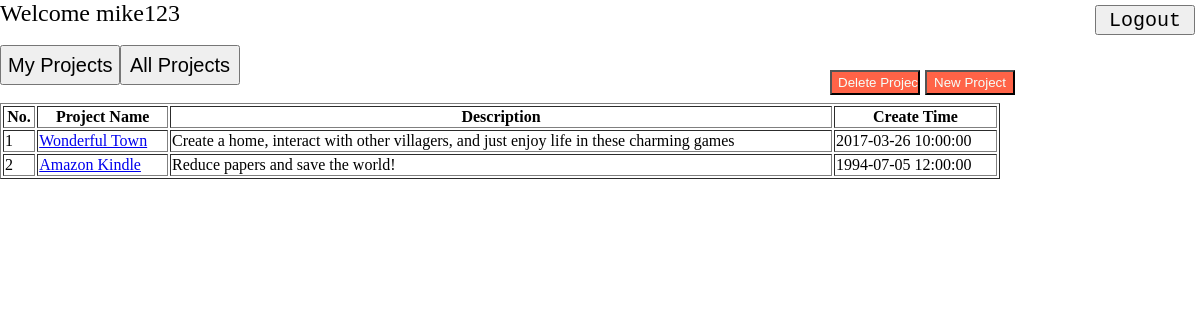
The app's page /index.php (signed in) with its own data.
### tables this page shows
CREATE TABLE project (
  pid int NOT NULL AUTO_INCREMENT,
  pname varchar(1000) DEFAULT NULL,
  pdescription text DEFAULT NULL,
  pcreatTime datetime NOT NULL,
  workflow_start int NOT NULL,
  workflow_end int NOT NULL,
  PRIMARY KEY (pid),
  KEY workflow_start (workflow_start),
  KEY workflow_end (workflow_end),
  CONSTRAINT project_ibfk_1 FOREIGN KEY (workflow_start) REFERENCES status (sid) ON DELETE CASCADE ON UPDATE CASCADE,  
  CONSTRAINT project_ibfk_2 FOREIGN KEY (workflow_end) REFERENCES status (sid) ON DELETE CASCADE ON UPDATE CASCADE
);

### index.php (the view, shortened to what this page needs)
<?php
	include("include.php");
	function showTable($name){
		global $mysqli;
		echo "<font size=4>";
		echo '<table width="1000" border="1">';
  		echo '<tr><th>No.</th><th>Project Name</th><th>Description</th><th>Create Time</th></tr>';
		if($name == "all") {
  			$result = $mysqli->query("select pid, pname, pdescription, pcreatTime from project");
  		}
  		else{
  			$result = $mysqli->query("select p.pid, p.pname, p.pdescription, p.pcreatTime from user u left outer join lead l on u.uid = l.adminid left outer join project p on l.pid = p.pid where u.username = '$name' ");
  		}
		$i = 1;
		while ($row = $result->fetch_row()){
			if($row[0] != ""){
				echo '<tr>';
				echo '<td>'.$i.'</td>';
				echo '<td><a href=issue.php?pid='.$row[0].'>'.$row[1].'</a></td>';
				echo '<td>'.$row[2].'</td>';
				echo '<td>'.$row[3].'</td>';
				$i++;
			}
		}
  		echo '</table>';
  		echo "</font>";
	}
	if(!isset($_SESSION["username"])) {
		if(isset($_SESSION["signup"]) && $_SESSION["signup"] == "success") {
            unset($_SESSION['signup']);
            echo '<body>';
            echo '<div style="text-align:center;background-color:#f1f1f1;font-family:monospace;height:100%;">';
            echo '<font color="black" size=20>';
			echo "Sign up success.<br>";
			echo 'Click <a href="index.php">here</a> to Login again.';
            echo '</font>';
            echo '</div>';
            echo '</body>';
		}
		else {
            if(isset($_SESSION["login"]) && $_SESSION["login"] == "fail"){
                unset($_SESSION['login']);
                echo '<script language="javascript">';
                echo 'alert("Your email or password is incorrect, please try again.")';
                echo '</script>';
            }
            else if(isset($_SESSION["signup"]) && $_SESSION["signup"] == "fail"){
                unset($_SESSION['signup']);
                if(isset($_SESSION["check_email"]) && $_SESSION["check_email"] == "fail"){
                    unset($_SESSION['check_email']);
                    echo '<script language="javascript">';
                    echo 'alert("Please enter a valid email!")';
                    echo '</script>';
                }
                if(isset($_SESSION["check_repwd"]) && $_SESSION["check_repwd"] == "fail"){
                    unset($_SESSION['check_repwd']);
                    echo '<script language="javascript">';
                    echo 'alert("The passwords you entered do not match.")';
                    echo '</script>';
                }
                if(isset($_SESSION["check_pwd"]) && $_SESSION["check_pwd"] == "fail"){
                    unset($_SESSION['check_pwd']);
                    echo '<script language="javascript">';
                    echo 'alert("Use 6 or more characters for your password!")';
                    echo '</script>';
                }
                if(isset($_SESSION["exist_email"]) && $_SESSION["exist_email"] == "fail"){
                    unset($_SESSION['exist_email']);
                    echo '<script language="javascript">';
                    echo 'alert("That email already exists.")';
                    echo '</script>';
                }
                if(isset($_SESSION["exist_username"]) && $_SESSION["exist_username"] == "fail"){
                    unset($_SESSION['exist_username']);
                    echo '<script language="javascript">';
                    echo 'alert("That username already exists.")';
                    echo '</script>';
                }
            }
            echo '<body>';
            echo '<div style="text-align:left;background-color:rgb(0, 0, 255, 0.7);font-family:monospace;padding:30px;">';
            echo '<table align="right">';
			echo '<font color="white" size=20>DB-project</font>';
            echo '<form method="post" action="login.php">';
            echo '<tr><td><font color="white" size=5>Email:</font></td> <td><font color="white" size=5>Password:</font></td></tr>';
            echo '<tr><td><input type="text" name="email" size="40" required="required"/></td>';
            echo '<td><input type="password" name="password" size="40" required="required"/></td>';
            echo '<td><input type="submit" name="login" value="Login" id="btn_login"/></td></tr>';
            echo '</form>';
            echo '</table>';
            echo '</div>';
            echo '<div style="text-align:center;background-color:#f1f1f1;font-family:monospace;height:100%;">';
            echo '<table align="center" id="sign_up">';
            echo '<tr><td><font color="black" size=20>Sign Up</font></td></tr>';
            echo '<form method="post" action="register.php">';
            echo '<tr><td><font color="black" size=5>Email:</font></td><td><input type="text" name="email" size="40" required="required"/></td></tr>';
            echo '<tr><td><font color="black" size=5>Username:</font></td><td><input type="text" name="username" size="40" required="required"/></td></tr>';
            echo '<tr><td><font color="black" size=5>Password:</font></td><td><input type="password" name="password" placeholder="Use 6 or more characters" size="40" required="required"/></td></tr>';
            echo '<tr><td><font color="black" size=5>Confirm Password:</font></td><td><input type="password" name="repassword" placeholder="Use 6 or more characters" size="40" required="required"/></td></tr>';
            echo '<tr><td><input type="submit" name="signup" value="Register" id="btn_signup"/></td></tr>';
            echo '</form>';
            echo '</table>';
            echo '</div>';
            echo '</body>';
		}
	}
	else {
  		echo '<input type="button" value="Logout" onclick="location.href=\'logout.php\'" style="position:absolute;right:5px;top:5px;width:100px;height:30px;font-size:20px;font-family:monospace;" >';
		$uid = htmlspecialchars($_SESSION["uid"], ENT_QUOTES);
		$username = htmlspecialchars($_SESSION["username"], ENT_QUOTES);
        echo '<font size=5>Welcome '.$username.'</font><br><br>';
        echo "<font size=4>";
        echo '<form method="POST">';
        echo '<input type="submit" value="My Projects" name="mypro" style="width:120px;height:40px;font-size:20px;">';
        echo '<input type="submit" value="All Projects" name="allpro" style="width:120px;height:40px;font-size:20px;">';
        echo '<input type="button" value="New Project" onclick="location.href=\'newProject.php\'"  style="position:absolute;left:925px;top:70px;width:90px;height:25px;background-color:#FF6347;color:#F5FFFA;">';
        echo '<input type="submit" value="Delete Project" name="delpro" style="position:absolute;left:830px;top:70px;width:90px;height:25px;background-color:#FF6347;color:#F5FFFA;">';
        echo '</form>';
  		echo "</font>";
  		if(isset($_POST["create"])){
			$pname = $_SESSION["pname"];
			$pdescription = $_SESSION["pdescription"];
			if($pname == ""){
				$pname = "New project";
			}
			$leaduid = $_SESSION['userid'];
            $status = $_SESSION['status'];
            $sid = array();
            foreach ($status as $sname) {
            	$stmt = $mysqli->prepare("insert into status (sname) values (?)");
                $stmt->bind_param("s", $sname);
	    		$stmt->execute();
                array_push($sid, $mysqli->insert_id);
            }
            $workflow_start = $sid[0];
            $workflow_end = $sid[count($sid)-1];
			foreach ($status as $sname) {
                $i = array_search($sname, $status);
                $currentStatus = $sid[$i];
                $sname = preg_replace('/\s/', '', $sname);
            	$cbox = $_POST["{$sname}"];
                if(count($cbox) != 0){
                    foreach ($cbox as $key) {
                        $possibleStatus = $sid[$key];
                        $stmt = $mysqli->prepare("insert into legalTransition (currentStatus, possibleStatus) values (?, ?) ");
	                    $stmt->bind_param("ii", $currentStatus, $possibleStatus);
			    		$stmt->execute();
                    }
                }
                echo "<br>";
            }
		    $stmt = $mysqli->prepare("insert into project (pname, pdescription, pcreatTime, workflow_start, workflow_end) values (?, ?, NOW(), ?, ?)");
		    $stmt->bind_param("ssii", $pname, $pdescription, $workflow_start, $workflow_end);
		    $stmt->execute();
            $pid = $mysqli->insert_id;
			$stmt = $mysqli->prepare("insert into lead (adminid, pid) values (?, ?)");
            $stmt->bind_param("ii", $uid, $pid);
            $stmt->execute();
            if(count($leaduid) != 0){
                foreach ($leaduid as $id) {
                    $stmt = $mysqli->prepare("insert into lead (adminid, pid) values (?, ?)");
                    $stmt->bind_param("ii", $id, $pid);
		    		$stmt->execute();
                }
            }
  			echo '<script language="javascript">';
  			echo 'alert("Project is created successfully!")';
  			echo '</script>';
  			showTable($username);
  		}
  		else if(isset($_POST["delpro"])){
  			deleteProject($uid, $username);
  		}
		else if(isset($_POST["allpro"])){
  			showTable("all");
  		}
  		else {
  			showTable($username);
  		}
	}
?>
<!DOCTYPE html>
<html>
<head>
</head>
</html>

### records on screen
project: pname "Wonderful Town", pdescription "Create a home, interact with other villagers, and just enjoy life in these charming games", pcreatTime "2017-03-26 10:00:00"
project: pname "Amazon Kindle", pdescription "Reduce papers and save the world!", pcreatTime "1994-07-05 12:00:00"

### other values on screen
$username "mike123"
